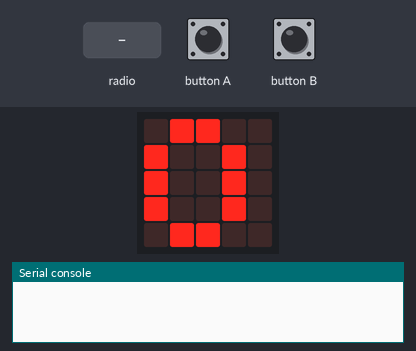
The program below on a simulated BBC micro:bit (MakeCode). Parts: the board's 5×5 LED display, the last lines printed to the serial console. The test bench sets the inputs (shaded band). No radio messages arrive unless stated (any console line starting 'radio sent:' is added by the test bench).

Above: at 1.9 s.
2.0 s: button A pressed for 0.15 s
At 3.1 s:
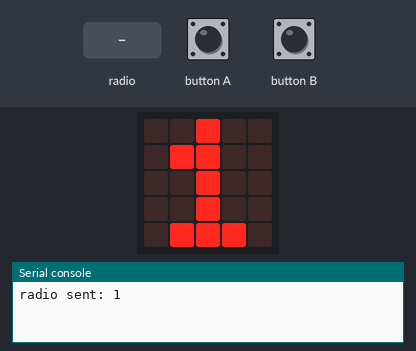
3.6 s: radio message "5" arrives
At 4.8 s:
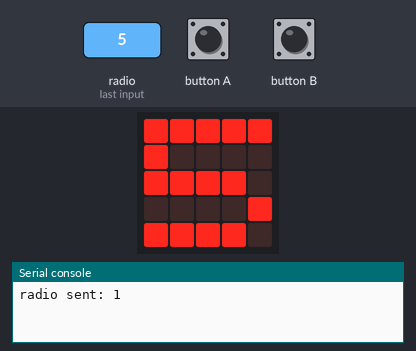
5.1 s: button B pressed for 0.15 s
At 5.8 s:
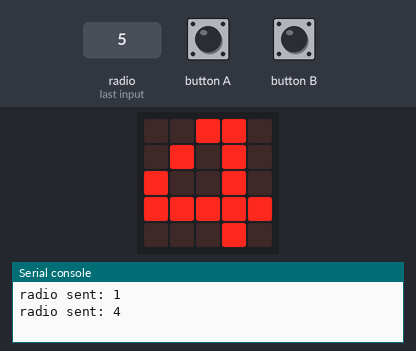
Timing chart, 0 to 8.1 s (numbered marks = the images above; inputs shaded):
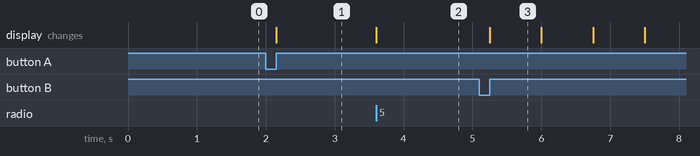

The program:

main.ts
```typescript
radio.onReceivedNumber(function on_received_number(receivedNumber: number) {

    cntr = receivedNumber
    basic.showNumber(cntr)
})
input.onButtonPressed(Button.A, function on_button_pressed_a() {

    if (cntr < 10) {
        cntr += 1
    } else {
        cntr += 3
    }

    radio.sendNumber(cntr)
    basic.showNumber(cntr)
})
input.onButtonPressed(Button.B, function on_button_pressed_b() {

    while (cntr > 0) {
        if (cntr < 10) {
            cntr -= 1
        } else {
            cntr -= 3
        }

        radio.sendNumber(cntr)
        basic.showNumber(cntr)
    }
})
let cntr = 0
radio.setGroup(23)
cntr = 0
basic.showNumber(cntr)
basic.forever(function on_forever() {

})
```

test.ts
```typescript
// aquí va el archivo "tests"; esto no se compilará cuando este paquete se utilice como una extensión.
```

Measured:
- after the input at 2.0 s, the display: changes after 0.15 s (image 1)
- after the input at 3.6 s, the display: changes at once (image 2)
- after the input at 5.1 s, the display: changes after 0.15 s (image 3)
- what the display in image 3 shows lasts 0.7 s, from 5.3 s to 6.0 s
